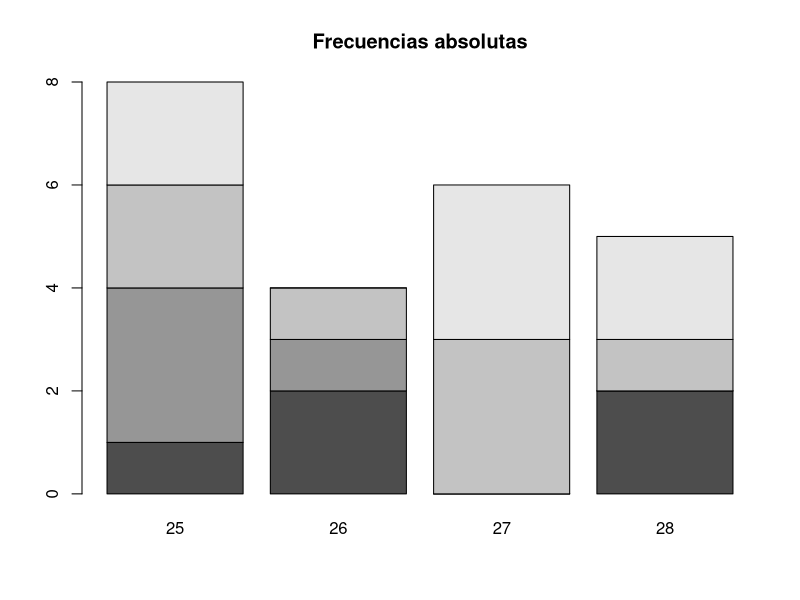
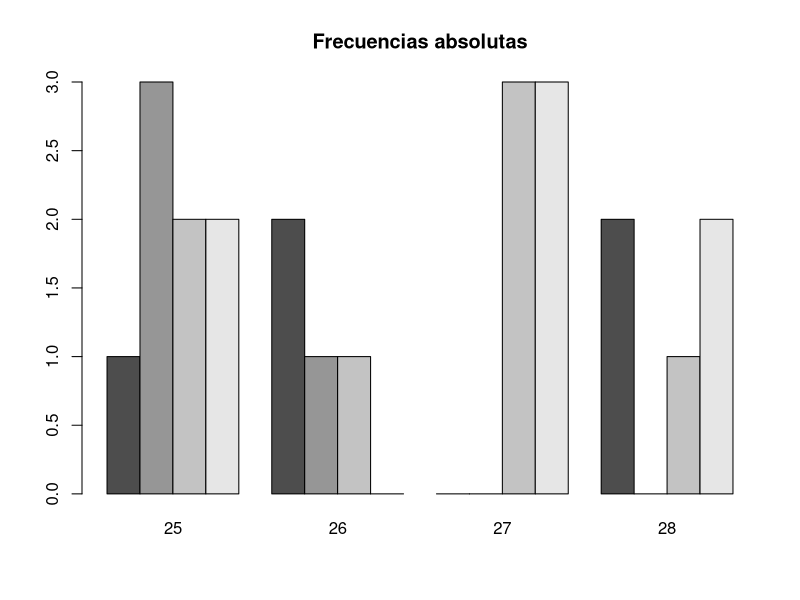
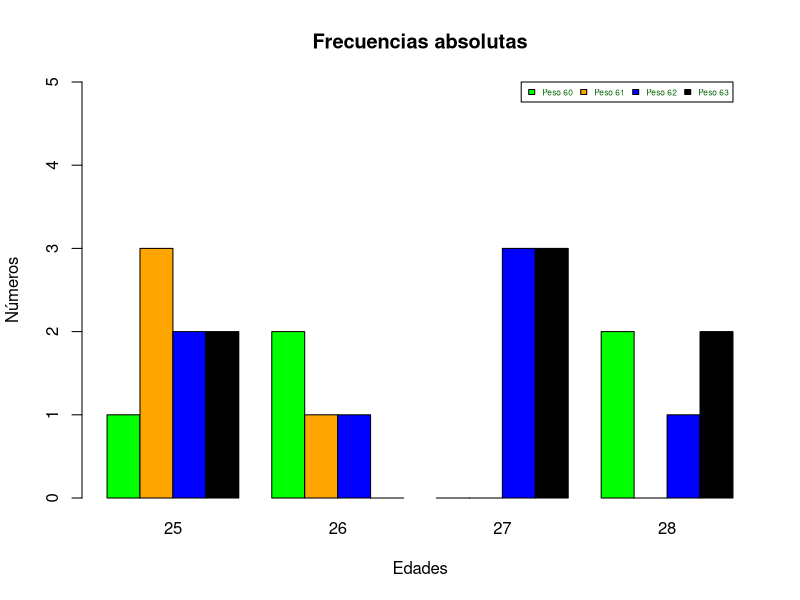

Here is the R script that generated these plots, in order:
# 1) Obtengo el dataframe pacientes
pacientes=read.csv("Cap_09_Problemas_cualitativos_bidimensionales/pacientes.csv",header=TRUE,dec=",")

# 2) Añado una fila más al dataframe para obtener 1000, con la orden rbind
nuevaFila = data.frame(Peso=c(80),Edad=c(45))
pacientes=rbind(pacientes,nuevaFila)
tail(pacientes)

# 3) Separo en dos vectores el dataframe
Edad=pacientes$Edad
Peso=pacientes$Peso

# 4) Antes de borrar el dataframe que no me sirve, aprovecho para enseñaros
# Algunas modificaciones que puedo hacerle

# 4a) Cambiar el nombre a las columnas
str(pacientes)
names(pacientes)=c("E","P") # primero es la edad y después el Peso
# o bien
names(pacientes)[2]="Lo que pesa"

# 4b) Cambiar las referencias de las filas
# Ahora mismo nos referimos numéricamente a ellas, pero no tiene por qué
# uso la orden paste
rownames(pacientes)=paste("Paciente",1:dim(pacientes)[1],sep=" ")

head(pacientes)

# 4c) Añado una nueva columna, con la orden cbind
pacientes = cbind(pacientes, Fumar=rep(c("S","N"),500))
# O bien realizando un cálculo
pacientes$calculo = pacientes$E / pacientes$`Lo que pesa`

head(pacientes,10)

# 4d) Borrado de los dataframes
rm(pacientes)
rm(nuevaFila)

# ==============================================
cat("\014") 
# ==============================================

#5) Tabla de frecuencias 
t1 = table(Peso,Edad) # Peso en filas y Edad en columnas
t1 #mostrando la tabla
t1[4,5] # mostrando la fila 4 (63 kg) y columna 5 (Edad 29)
t1[,3] #mostrando la columna 3 (Los pesos de la Edad 27)
t1[1,] #mostrando la fila 1 
t1["60",] # o bien, entre comillas, indicando su peso

# ==============================================
cat("\014") 
# ==============================================

# 6) Frecuencias relativas globales
prop.table(t1)

# 7) Frecuencias relativas, POR CADA FILA.
# uso el modificador margin=1
cat("\014") 
prop.table(t1,margin=1)
prop.table(t1,margin=1)["75",] #una fila concreta

# 8) Frecuencias relativas, POR CADA COLUMNA
# uso el modificador margin=1
cat("\014") 
prop.table(t1,margin=2)
prop.table(t1,margin=2)[,"30"] #una fila concreta, los de 30 de edad

# 9) Función SUMA aplicado a una subtabla
cat("\014") 
t2 = t1[1:4,c(1,2,3,4)]
t2
apply(t2,MARGIN=1,FUN=sum) # suma todas las columnas por cada fila
apply(t2,MARGIN=2,FUN=sum) # suma todas las filas por cada columna
sum(t2) #suma todos los componentes de la tabla 2
apply(t2,MARGIN = 1,FUN=mean) # promedio

# 9B) Función más compleja con apply
cat("\014") 
t2
apply(t2,MARGIN=2,FUN=function(x){x^2+5})

# ==============================================
cat("\014") 
# ==============================================

# 10) Dibujando gráficas
t2
barplot(t2,main="Frecuencias absolutas")
barplot(t2,main="Frecuencias absolutas",beside=TRUE)

# Más elaborado
colores=c("green","orange","blue","black")
old.par=par()
par=(mar=c(0.5,0.5,0.5,0.5))
migrafica = barplot(t2,main="Frecuencias absolutas",beside=TRUE,xlab="Edades",ylab="Números",
        horiz=FALSE,col=colores, ylim=c(0,5.0),legend.text =c("Peso 60","Peso 61","Peso 62","Peso 63"),
        args.legend = list(x=20,y=5,cex=0.5,horiz=TRUE,text.col="darkgreen"))
par = old.par
# Ver más en páginas como: https://www.r-graph-gallery.com/37-barplot-with-number-of-observation











                       
